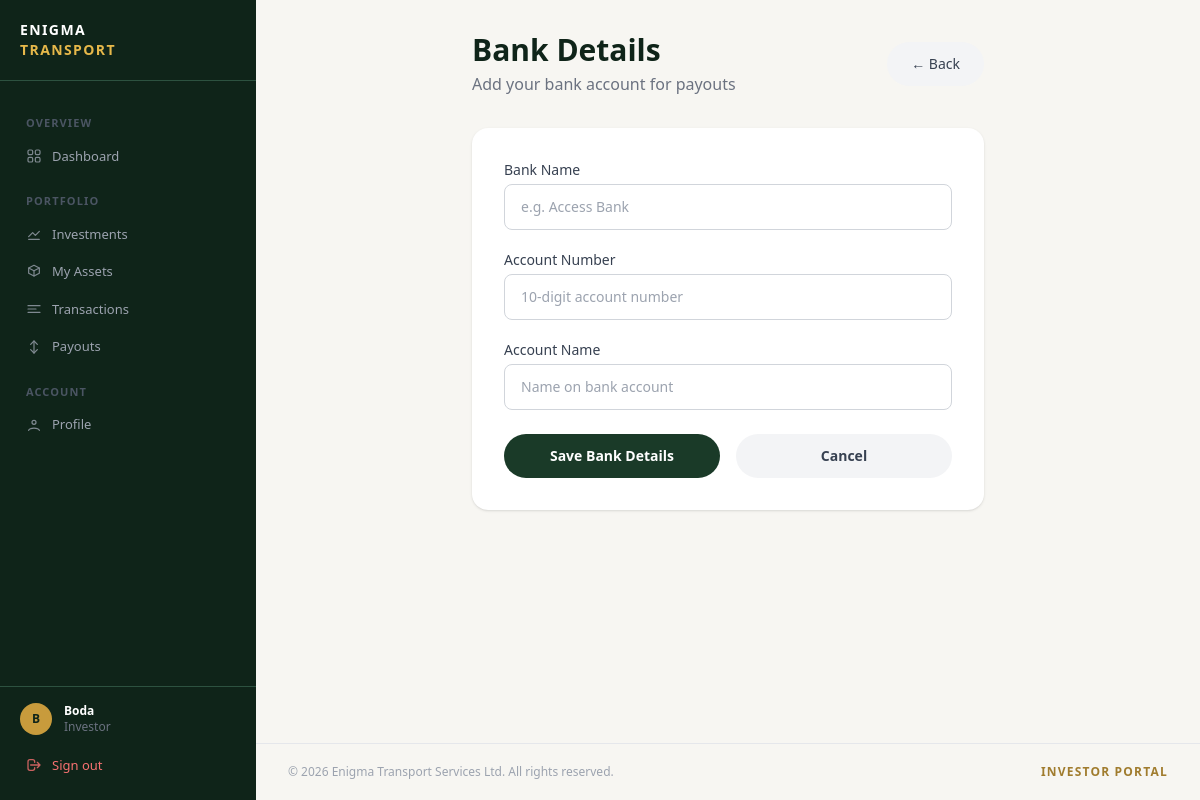
The app's page /investors/profile/bank/ (signed in) with its own data.
### accounts/models.py (models this page shows, shortened)
class User(AbstractUser):
    ROLE_CHOICES = (
        ('admin', 'Admin'),
        ('investor', 'Investor'),
    )
    role = models.CharField(max_length=20, choices=ROLE_CHOICES, default='investor')
    email = models.EmailField(unique=True)  # ← add this
    created_at = models.DateTimeField(auto_now_add=True)

### investors/views.py (the view)
# urls.py: path('profile/bank/', views.add_bank_details_view, name='add_bank_details'),
@investor_required
def add_bank_details_view(request):
    try:
        profile = request.user.investorprofile
    except InvestorProfile.DoesNotExist:
        return redirect('profile_create')
    if not profile.kyc_verified:
        messages.error(request, 'Bank details can only be added after KYC verification.')
        return redirect('profile')
    if request.method == 'POST':
        form = BankDetailsForm(request.POST, instance=profile)
        if form.is_valid():
            form.save()
            messages.success(request, 'Bank details saved successfully.')
            return redirect('profile')
    else:
        form = BankDetailsForm(instance=profile)
    return render(request, 'investors/add_bank_details.html', {'form': form})

### investors/forms.py (shortened to what this page needs)
class BankDetailsForm(forms.ModelForm):
    class Meta:
        model = InvestorProfile
        fields = ('bank_name', 'account_number', 'account_name')

### templates/investors/add_bank_details.html (shortened to what this page needs)
{% extends 'base.html' %}
{% block dashboard_content %}
<div class="max-w-lg mx-auto">
    <div class="mb-8 flex justify-between items-center">
        <div>
            <h1 class="text-3xl font-bold text-[#0f2419]">Bank Details</h1>
            <p class="text-gray-500 mt-1">Add your bank account for payouts</p>
        </div>
        <a href="{% url 'profile' %}"
            class="bg-gray-100 text-gray-700 px-6 py-3 rounded-full font-medium hover:bg-gray-200 transition text-sm">
            ← Back
        </a>
    </div>
    <div class="bg-white rounded-2xl shadow p-8">
        <form method="POST">
            <div class="mb-5">
                <label class="block text-sm font-medium text-gray-700 mb-1">Bank Name</label>
                <input type="text" name="bank_name"
                    value="{{ form.bank_name.value|default:'' }}"
                    placeholder="e.g. Access Bank"
                    class="w-full border border-gray-300 rounded-lg px-4 py-3 text-sm focus:outline-none focus:ring-2 focus:ring-[#e6b84a]">
            </div>
            <div class="mb-5">
                <label class="block text-sm font-medium text-gray-700 mb-1">Account Number</label>
                <input type="text" name="account_number"
                    value="{{ form.account_number.value|default:'' }}"
                    placeholder="10-digit account number"
                    maxlength="10"
                    class="w-full border border-gray-300 rounded-lg px-4 py-3 text-sm focus:outline-none focus:ring-2 focus:ring-[#e6b84a]">
            </div>
            <div class="mb-6">
                <label class="block text-sm font-medium text-gray-700 mb-1">Account Name</label>
                <input type="text" name="account_name"
                    value="{{ form.account_name.value|default:'' }}"
                    placeholder="Name on bank account"
                    class="w-full border border-gray-300 rounded-lg px-4 py-3 text-sm focus:outline-none focus:ring-2 focus:ring-[#e6b84a]">
            </div>
            <div class="flex gap-4">
                <button type="submit"
                    class="flex-1 bg-[#1a3a28] text-white py-3 rounded-full font-semibold hover:bg-[#0f2419] transition text-sm">
                    Save Bank Details
                </button>
                <a href="{% url 'profile' %}"
                    class="flex-1 text-center bg-gray-100 text-gray-700 py-3 rounded-full font-semibold hover:bg-gray-200 transition text-sm">
                    Cancel
                </a>
            </div>
        </form>
    </div>
</div>
{% endblock %}

### templates/base.html (shortened to what this page needs)
<!DOCTYPE html>
<html lang="en">
<head>
    <script src="https://cdn.tailwindcss.com"></script>
</head>
<body class="bg-surface font-sans">
{% if user.is_authenticated %}
<aside id="sidebar">
    <div class="px-5 py-5 border-b border-forest-muted flex items-center justify-between shrink-0">
        <a href="/" class="flex flex-col leading-tight">
            <span class="text-white font-bold text-sm tracking-widest uppercase">Enigma</span>
            <span class="text-gold-light font-bold text-sm tracking-widest uppercase">Transport</span>
        </a>
    </div>
    <nav class="flex-1 px-3 py-4 overflow-y-auto min-h-0">
        {% if user.role == 'admin' %}
        <span class="nav-section">OVERVIEW</span>
        <a href="{% url 'admin_dashboard' %}" class="nav-item {% if request.resolver_match.url_name == 'admin_dashboard' %}active{% endif %}">
            <svg xmlns="http://www.w3.org/2000/svg"
                 viewBox="0 0 24 24"
                 fill="none"
                 stroke="currentColor"
                 stroke-width="1.8"
                 stroke-linecap="round"
                 stroke-linejoin="round"
                 class="w-6 h-6">
              <rect x="3" y="3" width="7" height="7" rx="2"/>
              <rect x="14" y="3" width="7" height="7" rx="2"/>
              <rect x="3" y="14" width="7" height="7" rx="2"/>
              <rect x="14" y="14" width="7" height="7" rx="2"/>
            </svg>
            Dashboard
        </a>
        <span class="nav-section">INVESTMENT</span>
        <a href="{% url 'admin_investor_list' %}" class="nav-item {% if 'investor' in request.resolver_match.url_name %}active{% endif %}">
            <svg xmlns="http://www.w3.org/2000/svg"
                 viewBox="0 0 24 24"
                 fill="none"
                 stroke="currentColor"
                 stroke-width="1.8"
                 stroke-linecap="round"
                 stroke-linejoin="round"
                 class="w-6 h-6">
              <circle cx="12" cy="8" r="3"/>
              <path d="M4 20c1.8-4.5 14.2-4.5 16 0"/>
            </svg>
            Investors
        </a>
        <a href="{% url 'admin_asset_list' %}" class="nav-item {% if 'asset' in request.resolver_match.url_name %}active{% endif %}">
            <svg xmlns="http://www.w3.org/2000/svg"
                 viewBox="0 0 24 24"
                 fill="none"
                 stroke="currentColor"
                 stroke-width="1.8"
                 stroke-linecap="round"
                 stroke-linejoin="round"
                 class="w-6 h-6">
              <path d="M12 2l8 4-8 4-8-4 8-4z"/>
              <path d="M4 6v8l8 4 8-4V6"/>
              <path d="M12 10v8"/>
            </svg>
            Assets
        </a>
        <span class="nav-section">FINANCE</span>
        <a href="{% url 'central_payment' %}" class="nav-item {% if 'payment' in request.resolver_match.url_name %}active{% endif %}">
            <svg xmlns="http://www.w3.org/2000/svg"
                 viewBox="0 0 24 24"
                 fill="none"
                 stroke="currentColor"
                 stroke-width="1.8"
                 stroke-linecap="round"
                 stroke-linejoin="round"
                 class="w-6 h-6">
              <rect x="3" y="5" width="18" height="14" rx="2"/>
              <path d="M3 10h18"/>
              <path d="M7 15h.01"/>
            </svg>
            Payments
        </a>
        <a href="{% url 'admin_transaction_list' %}" class="nav-item {% if 'transaction' in request.resolver_match.url_name %}active{% endif %}">
            <svg xmlns="http://www.w3.org/2000/svg"
                 viewBox="0 0 24 24"
                 fill="none"
                 stroke="currentColor"
                 stroke-width="1.8"
                 stroke-linecap="round"
                 stroke-linejoin="round"
                 class="w-6 h-6">
              <path d="M3 7h18"/>
              <path d="M3 12h12"/>
              <path d="M3 17h18"/>
              <path d="M17 10l3 2-3 2"/>
            </svg>
            Transactions
        </a>
        <a href="{% url 'admin_payout_list' %}" class="nav-item {% if 'payout' in request.resolver_match.url_name %}active{% endif %}">
            <svg xmlns="http://www.w3.org/2000/svg"
                 viewBox="0 0 24 24"
                 fill="none"
                 stroke="currentColor"
                 stroke-width="1.8"
                 stroke-linecap="round"
                 stroke-linejoin="round"
                 class="w-6 h-6">
              <path d="M12 3v18"/>
              <path d="M7 8l5-5 5 5"/>
              <path d="M7 16l5 5 5-5"/>
            </svg>
            Payouts
        </a>
        <a href="{% url 'remittance_list' %}" class="nav-item {% if 'remittance' in request.resolver_match.url_name %}active{% endif %}">
            <svg xmlns="http://www.w3.org/2000/svg"
                 viewBox="0 0 24 24"
                 fill="none"
                 stroke="currentColor"
                 stroke-width="1.8"
                 stroke-linecap="round"
                 stroke-linejoin="round"
                 class="w-6 h-6">
              <path d="M7 7h10"/>
              <path d="M7 12h10"/>
              <path d="M7 17h10"/>
              <path d="M16 5l3 2-3 2"/>
            </svg>
            Remittance History
        </a>
        <span class="nav-section">SYSTEM</span>
        <a href="{% url 'admin_auditlog_list' %}" class="nav-item {% if 'auditlog' in request.resolver_match.url_name %}active{% endif %}">
            <svg xmlns="http://www.w3.org/2000/svg"
                 viewBox="0 0 24 24"
                 fill="none"
                 stroke="currentColor"
                 stroke-width="1.8"
                 stroke-linecap="round"
                 stroke-linejoin="round"
                 class="w-6 h-6">
              <path d="M9 4h6"/>
              <path d="M8 7h8"/>
              <path d="M6 20h12a2 2 0 0 0 2-2V6"/>
              <path d="M6 6v12a2 2 0 0 0 2 2"/>
            </svg>
            Audit Logs
        </a>
        {% else %}
        <span class="nav-section">Overview</span>
        <a href="{% url 'investor_dashboard' %}" class="nav-item {% if request.resolver_match.url_name == 'investor_dashboard' %}active{% endif %}">
            Dashboard
        </a>
        <span class="nav-section">Portfolio</span>
        <a href="{% url 'investment_list' %}" class="nav-item {% if 'investment' in request.resolver_match.url_name %}active{% endif %}">
            <svg xmlns="http://www.w3.org/2000/svg"
                 viewBox="0 0 24 24"
                 fill="none"
                 stroke="currentColor"
                 stroke-width="1.8"
                 stroke-linecap="round"
                 stroke-linejoin="round"
                 class="w-6 h-6">
              <path d="M4 16l6-6 4 4 6-6"/>
              <path d="M4 20h16"/>
            </svg>
            Investments
        </a>
        <a href="{% url 'asset_list' %}" class="nav-item {% if request.resolver_match.url_name == 'asset_list' %}active{% endif %}">
            <svg xmlns="http://www.w3.org/2000/svg"
                 viewBox="0 0 24 24"
                 fill="none"
                 stroke="currentColor"
                 stroke-width="1.8"
                 stroke-linecap="round"
                 stroke-linejoin="round"
                 class="w-6 h-6">
              <path d="M12 2l8 4-8 4-8-4 8-4z"/>
              <path d="M4 6v8l8 4 8-4V6"/>
              <path d="M12 10v8"/>
            </svg>
            My Assets
        </a>
        <a href="{% url 'transaction_list' %}" class="nav-item {% if request.resolver_match.url_name == 'transaction_list' %}active{% endif %}">
            <svg xmlns="http://www.w3.org/2000/svg"
                 viewBox="0 0 24 24"
                 fill="none"
                 stroke="currentColor"
                 stroke-width="1.8"
                 stroke-linecap="round"
                 stroke-linejoin="round"
                 class="w-6 h-6">
              <path d="M3 7h18"/>
              <path d="M3 12h12"/>
              <path d="M3 17h18"/>
            </svg>
            Transactions
        </a>
        <a href="{% url 'payout_list' %}" class="nav-item {% if request.resolver_match.url_name == 'payout_list' %}active{% endif %}">
            <svg xmlns="http://www.w3.org/2000/svg"
                 viewBox="0 0 24 24"
                 fill="none"
                 stroke="currentColor"
                 stroke-width="1.8"
                 stroke-linecap="round"
                 stroke-linejoin="round"
                 class="w-6 h-6">
              <path d="M12 3v18"/>
              <path d="M7 8l5-5 5 5"/>
              <path d="M7 16l5 5 5-5"/>
            </svg>
            Payouts
        </a>
        <span class="nav-section">Account</span>
        <a href="{% url 'profile' %}" class="nav-item {% if request.resolver_match.url_name == 'profile' %}active{% endif %}">
            <svg xmlns="http://www.w3.org/2000/svg"
                 viewBox="0 0 24 24"
                 fill="none"
                 stroke="currentColor"
                 stroke-width="1.8"
                 stroke-linecap="round"
                 stroke-linejoin="round"
                 class="w-6 h-6">
              <circle cx="12" cy="8" r="3"/>
              <path d="M4 20c1.8-4.5 14.2-4.5 16 0"/>
            </svg>
            Profile
        </a>
        {% endif %}
    </nav>
    <div class="border-t border-forest-muted px-3 py-4 shrink-0">
        <div class="flex items-center gap-3 px-2 mb-3">
            <div class="w-8 h-8 rounded-full bg-gold flex items-center justify-center text-forest-dark text-xs font-bold shrink-0">
                {{ user.username|first|upper }}
            </div>
            <div class="flex-1 min-w-0">
                <p class="text-white text-xs font-semibold truncate">{{ user.username }}</p>
                <p class="text-gray-500 text-xs capitalize">{{ user.role }}</p>
            </div>
        </div>
        <a href="{% url 'logout' %}" class="nav-item w-full text-red-400 hover:text-red-300 hover:bg-red-950/30">
            <svg fill="none" stroke="currentColor" viewBox="0 0 24 24"><path stroke-linecap="round" stroke-linejoin="round" stroke-width="2" d="M17 16l4-4m0 0l-4-4m4 4H7m6 4v1a3 3 0 01-3 3H6a3 3 0 01-3-3V7a3 3 0 013-3h4a3 3 0 013 3v1"/></svg>
            Sign out
        </a>
    </div>
</aside>
    <div id="main-content">
        <main class="flex-1 px-6 lg:px-8 py-8">{% block dashboard_content %}{% endblock %}</main>
        <footer class="px-6 lg:px-8 py-5 border-t border-gray-200">
            <div class="flex flex-col sm:flex-row justify-between items-center gap-1 text-xs text-gray-400">
                <span>&copy; 2026 Enigma Transport Services Ltd. All rights reserved.</span>
                <span class="text-gold-muted font-semibold tracking-widest uppercase text-xs">Investor Portal</span>
            </div>
        </footer>
    </div>
{% endif %}
</body>
</html>

### templates/base.html (style rules this page uses)
body { font-family: 'Inter', sans-serif; }
#sidebar { width: 256px; height: 100vh; position: fixed; top: 0; left: 0; display: flex; flex-direction: column; background: #0f2419; z-index: 40; transition: transform 0.25s ease; overflow: hidden; }
#main-content { margin-left: 256px; min-height: 100vh; display: flex; flex-direction: column; }
.nav-item { display: flex; align-items: center; gap: 10px; padding: 9px 14px; border-radius: 10px; font-size: 0.8125rem; font-weight: 500; color: #9ca3af; transition: background 0.15s, color 0.15s; text-decoration: none; }
nav { scrollbar-width: thin; scrollbar-color: #2d5240 transparent; }
.nav-item svg { width: 16px; height: 16px; flex-shrink: 0; opacity: 0.8; }
.nav-section { font-size: 0.6875rem; font-weight: 600; letter-spacing: 0.1em; text-transform: uppercase; color: #4b5563; padding: 0 14px; margin: 18px 0 6px; display: block; }
.bg-gold { background-color: #c89b3c; }
.bg-surface { background-color: #f7f6f2; }
.text-forest-dark { color: #0f2419; }
.text-gold-light { color: #e6b84a; }
.text-gold-muted { color: #a07c2e; }
.border-forest-muted { border-color: #2d5240; }

### records on screen
User: username|first "B", username "Boda", role "Investor"
